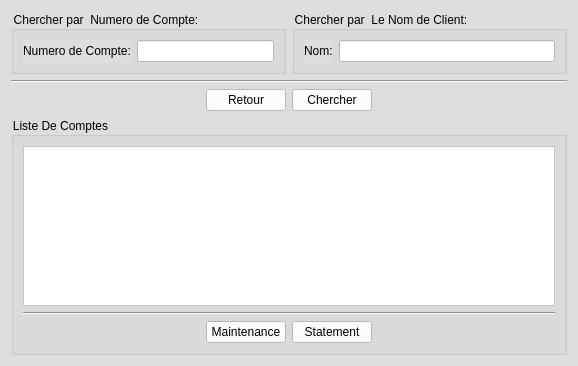
<?xml version="1.0" encoding="UTF-8"?>
<ui version="4.0">
 <class>enquiry</class>
 <widget class="QWidget" name="enquiry">
  <property name="geometry">
   <rect>
    <x>0</x>
    <y>0</y>
    <width>578</width>
    <height>366</height>
   </rect>
  </property>
  <property name="windowTitle">
   <string>Enquiry</string>
  </property>
  <property name="windowIcon">
   <iconset resource="resource.qrc">
    <normaloff>:/new/Resource/Login.png</normaloff>:/new/Resource/Login.png</iconset>
  </property>
  <property name="styleSheet">
   <string notr="true">background-color: #ddd;</string>
  </property>
  <layout class="QVBoxLayout" name="verticalLayout_2">
   <item>
    <layout class="QHBoxLayout" name="horizontalLayout_3">
     <item>
      <widget class="QGroupBox" name="enquiry_sban">
       <property name="title">
        <string>Chercher par  Numero de Compte:</string>
       </property>
       <layout class="QHBoxLayout" name="horizontalLayout_4">
        <item>
         <layout class="QHBoxLayout" name="horizontalLayout">
          <item>
           <widget class="QLabel" name="label_2">
            <property name="text">
             <string>Numero de Compte:</string>
            </property>
           </widget>
          </item>
          <item>
           <widget class="QLineEdit" name="enquiry_acc_no">
            <property name="styleSheet">
             <string notr="true">background-color: rgb(255, 255, 255);</string>
            </property>
           </widget>
          </item>
         </layout>
        </item>
       </layout>
      </widget>
     </item>
     <item>
      <widget class="QGroupBox" name="enquiry_sbn">
       <property name="title">
        <string>Chercher par  Le Nom de Client:</string>
       </property>
       <layout class="QHBoxLayout" name="horizontalLayout_5">
        <item>
         <layout class="QHBoxLayout" name="horizontalLayout_2">
          <item>
           <widget class="QLabel" name="label">
            <property name="text">
             <string>Nom:</string>
            </property>
           </widget>
          </item>
          <item>
           <widget class="QLineEdit" name="enquiry_name">
            <property name="styleSheet">
             <string notr="true">background-color: rgb(255, 255, 255);</string>
            </property>
           </widget>
          </item>
         </layout>
        </item>
       </layout>
      </widget>
     </item>
    </layout>
   </item>
   <item>
    <widget class="Line" name="line_2">
     <property name="orientation">
      <enum>Qt::Horizontal</enum>
     </property>
    </widget>
   </item>
   <item>
    <layout class="QHBoxLayout" name="horizontalLayout_9">
     <item>
      <spacer name="horizontalSpacer">
       <property name="orientation">
        <enum>Qt::Horizontal</enum>
       </property>
       <property name="sizeType">
        <enum>QSizePolicy::Expanding</enum>
       </property>
       <property name="sizeHint" stdset="0">
        <size>
         <width>168</width>
         <height>20</height>
        </size>
       </property>
      </spacer>
     </item>
     <item>
      <layout class="QHBoxLayout" name="horizontalLayout_6">
       <item>
        <widget class="QPushButton" name="enquiry_back">
         <property name="styleSheet">
          <string notr="true">background-color: rgb(255, 255, 255);</string>
         </property>
         <property name="text">
          <string>Retour</string>
         </property>
        </widget>
       </item>
       <item>
        <widget class="QPushButton" name="enquiry_search">
         <property name="styleSheet">
          <string notr="true">background-color: rgb(255, 255, 255);</string>
         </property>
         <property name="text">
          <string>Chercher</string>
         </property>
        </widget>
       </item>
      </layout>
     </item>
     <item>
      <spacer name="horizontalSpacer_2">
       <property name="orientation">
        <enum>Qt::Horizontal</enum>
       </property>
       <property name="sizeType">
        <enum>QSizePolicy::Expanding</enum>
       </property>
       <property name="sizeHint" stdset="0">
        <size>
         <width>188</width>
         <height>20</height>
        </size>
       </property>
      </spacer>
     </item>
    </layout>
   </item>
   <item>
    <layout class="QHBoxLayout" name="horizontalLayout_10">
     <item>
      <spacer name="verticalSpacer_2">
       <property name="orientation">
        <enum>Qt::Vertical</enum>
       </property>
       <property name="sizeHint" stdset="0">
        <size>
         <width>0</width>
         <height>228</height>
        </size>
       </property>
      </spacer>
     </item>
     <item>
      <widget class="QGroupBox" name="enquiry_account_detail">
       <property name="title">
        <string>Liste De Comptes</string>
       </property>
       <layout class="QVBoxLayout" name="verticalLayout">
        <item>
         <widget class="QTableView" name="enquiry_table">
          <property name="styleSheet">
           <string notr="true">background-color: rgb(255, 255, 255);</string>
          </property>
         </widget>
        </item>
        <item>
         <widget class="Line" name="line">
          <property name="orientation">
           <enum>Qt::Horizontal</enum>
          </property>
         </widget>
        </item>
        <item>
         <layout class="QHBoxLayout" name="horizontalLayout_8">
          <item>
           <spacer name="horizontalSpacer_3">
            <property name="orientation">
             <enum>Qt::Horizontal</enum>
            </property>
            <property name="sizeType">
             <enum>QSizePolicy::Expanding</enum>
            </property>
            <property name="sizeHint" stdset="0">
             <size>
              <width>40</width>
              <height>20</height>
             </size>
            </property>
           </spacer>
          </item>
          <item>
           <layout class="QHBoxLayout" name="horizontalLayout_7">
            <item>
             <widget class="QPushButton" name="enquiry_maintenance">
              <property name="styleSheet">
               <string notr="true">background-color: rgb(255, 255, 255);</string>
              </property>
              <property name="text">
               <string>Maintenance</string>
              </property>
             </widget>
            </item>
            <item>
             <widget class="QPushButton" name="enquiry_statement">
              <property name="styleSheet">
               <string notr="true">background-color: rgb(255, 255, 255);</string>
              </property>
              <property name="text">
               <string>Statement</string>
              </property>
             </widget>
            </item>
           </layout>
          </item>
          <item>
           <spacer name="horizontalSpacer_4">
            <property name="orientation">
             <enum>Qt::Horizontal</enum>
            </property>
            <property name="sizeType">
             <enum>QSizePolicy::Expanding</enum>
            </property>
            <property name="sizeHint" stdset="0">
             <size>
              <width>40</width>
              <height>20</height>
             </size>
            </property>
           </spacer>
          </item>
         </layout>
        </item>
       </layout>
      </widget>
     </item>
     <item>
      <spacer name="verticalSpacer">
       <property name="orientation">
        <enum>Qt::Vertical</enum>
       </property>
       <property name="sizeHint" stdset="0">
        <size>
         <width>0</width>
         <height>218</height>
        </size>
       </property>
      </spacer>
     </item>
    </layout>
   </item>
  </layout>
 </widget>
 <resources>
  <include location="resource.qrc"/>
 </resources>
 <connections/>
</ui>
